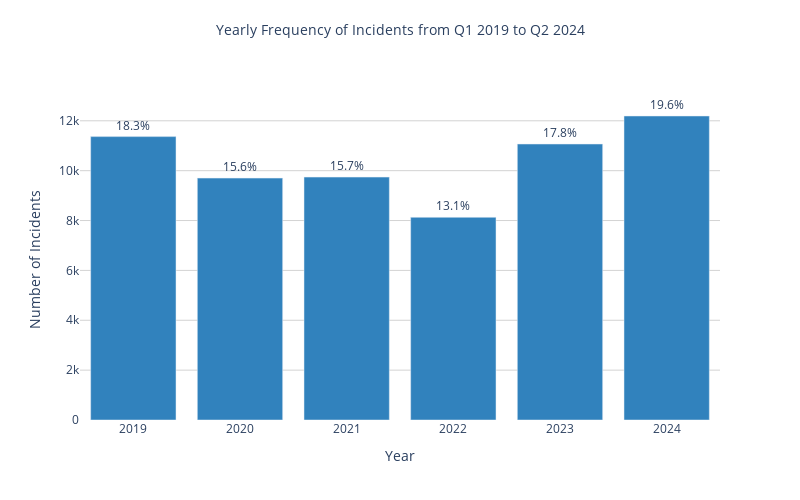

Notebook cell for this chart:
### Code cell
# Figure 1: Incidents per year bar chart
import plotly.graph_objects as go 


# Extract just the year and total values
years = [item[0] for item in yearly_data]
totals = [item[1] for item in yearly_data]
perc = [round(item[2]*100, 1) for item in yearly_data]
total_sum = sum(totals)

# Create bar graph
fig = go.Figure(data=[
    go.Bar(
        x=years, 
        y=totals,
        text=[f'{p}%' for p in perc],
        textposition='outside',
        marker_color='rgb(49, 130, 189)'
    )
])

# Update layout
fig.update_layout(
    title={
        'text': 'Yearly Frequency of Incidents from Q1 2019 to Q2 2024',
        'y':0.95,
        'x':0.5,
        'xanchor': 'center',
        'yanchor': 'top',
        'font': dict(size=14)
    },
    xaxis_title="Year",
    yaxis_title="Number of Incidents",
    width=800,
    height=500,
    showlegend=False,
    plot_bgcolor='white',
    yaxis=dict(
        gridcolor='lightgrey',
        gridwidth=1
    )
)

# Show figure
fig.show()

### Figure 1 — Plotly figure (JSON) as saved in the notebook; plotly's stock layout.template omitted (floating-point values rounded to 4 significant figures)
{"data": [{"marker": {"color": "rgb(49, 130, 189)"}, "text": ["18.3%", "15.6%", "15.7%", "13.1%", "17.8%", "19.6%"], "textposition": "outside", "type": "bar", "x": [2019, 2020, 2021, 2022, 2023, 2024], "y": [11366, 9702, 9742, 8129, 11069, 12193]}], "layout": {"height": 500, "plot_bgcolor": "white", "showlegend": false, "title": {"font": {"size": 14}, "text": "Yearly Frequency of Incidents from Q1 2019 to Q2 2024", "x": 0.5, "xanchor": "center", "y": 0.95, "yanchor": "top"}, "width": 800, "xaxis": {"title": {"text": "Year"}}, "yaxis": {"gridcolor": "lightgrey", "gridwidth": 1, "title": {"text": "Number of Incidents"}}}}
